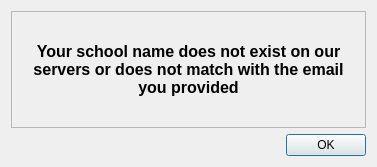
<?xml version="1.0" encoding="UTF-8"?>
<ui version="4.0">
 <class>signInFailedOneDialog</class>
 <widget class="QDialog" name="signInFailedOneDialog">
  <property name="geometry">
   <rect>
    <x>0</x>
    <y>0</y>
    <width>377</width>
    <height>167</height>
   </rect>
  </property>
  <property name="windowTitle">
   <string>Dialog</string>
  </property>
  <layout class="QVBoxLayout" name="verticalLayout">
   <item>
    <widget class="QFrame" name="frame">
     <property name="frameShape">
      <enum>QFrame::StyledPanel</enum>
     </property>
     <property name="frameShadow">
      <enum>QFrame::Raised</enum>
     </property>
     <layout class="QVBoxLayout" name="verticalLayout_2">
      <item>
       <widget class="QLabel" name="label">
        <property name="text">
         <string>&lt;html&gt;&lt;head/&gt;&lt;body&gt;&lt;p&gt;&lt;span style=&quot; font-size:12pt; font-weight:600;&quot;&gt;Your school name does not exist on our servers or does not match with the email you provided&lt;/span&gt;&lt;/p&gt;&lt;/body&gt;&lt;/html&gt;</string>
        </property>
        <property name="alignment">
         <set>Qt::AlignCenter</set>
        </property>
        <property name="wordWrap">
         <bool>true</bool>
        </property>
       </widget>
      </item>
     </layout>
    </widget>
   </item>
   <item>
    <widget class="QDialogButtonBox" name="buttonBox">
     <property name="orientation">
      <enum>Qt::Horizontal</enum>
     </property>
     <property name="standardButtons">
      <set>QDialogButtonBox::Ok</set>
     </property>
    </widget>
   </item>
  </layout>
 </widget>
 <resources/>
 <connections>
  <connection>
   <sender>buttonBox</sender>
   <signal>accepted()</signal>
   <receiver>signInFailedOneDialog</receiver>
   <slot>accept()</slot>
   <hints>
    <hint type="sourcelabel">
     <x>248</x>
     <y>254</y>
    </hint>
    <hint type="destinationlabel">
     <x>157</x>
     <y>274</y>
    </hint>
   </hints>
  </connection>
  <connection>
   <sender>buttonBox</sender>
   <signal>rejected()</signal>
   <receiver>signInFailedOneDialog</receiver>
   <slot>reject()</slot>
   <hints>
    <hint type="sourcelabel">
     <x>316</x>
     <y>260</y>
    </hint>
    <hint type="destinationlabel">
     <x>286</x>
     <y>274</y>
    </hint>
   </hints>
  </connection>
 </connections>
</ui>
